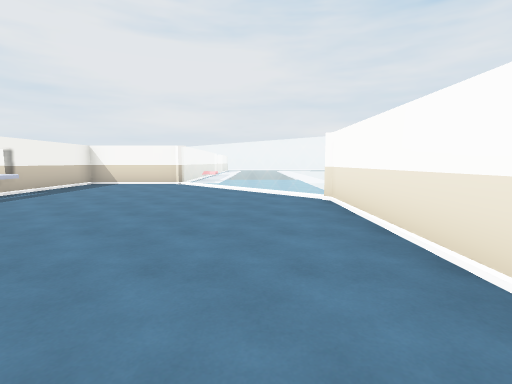
View 1 (above)

15 first-person views from a walk through a scene from a Unity 3-D project. The camera is 1.4 m above the floor, tilts 6° down and sees 85° across. The floor is counted in squares, 2 m on a side. Each view is taken from the middle of a square. On the plan, view 1 faces up. The plan holds only what a view shows up to about 9 squares ahead; the rest is blank. The place goes on beyond the plan. The player is left out. Some animated figures are left out. Door leaves are left out, so doorways stand open.

View 2
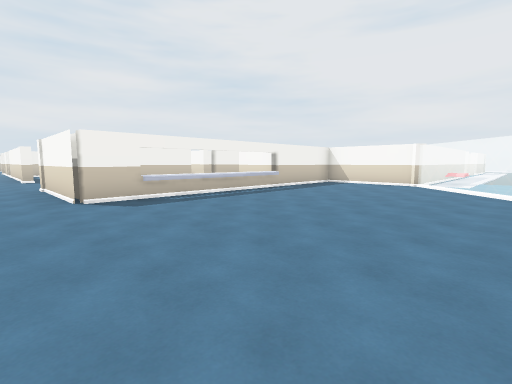

View 3
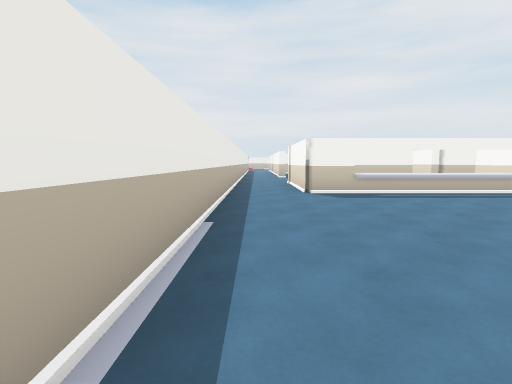

View 4
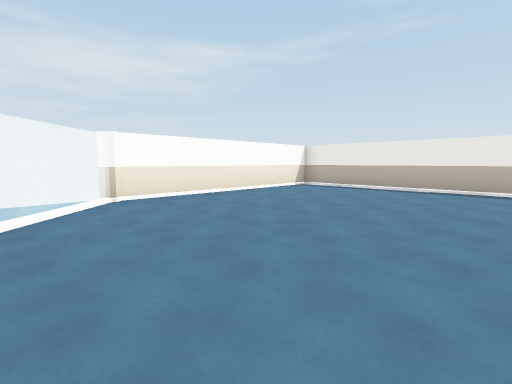

View 5
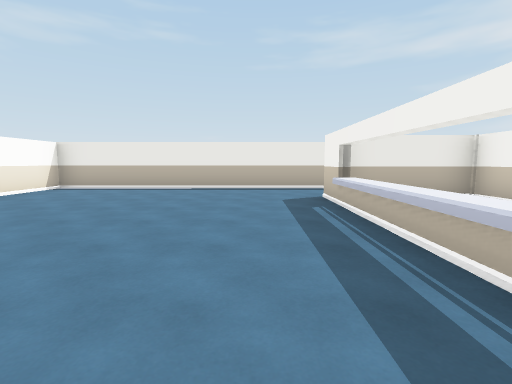

View 6
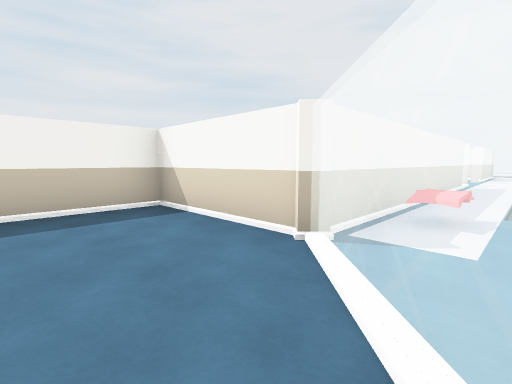

View 7
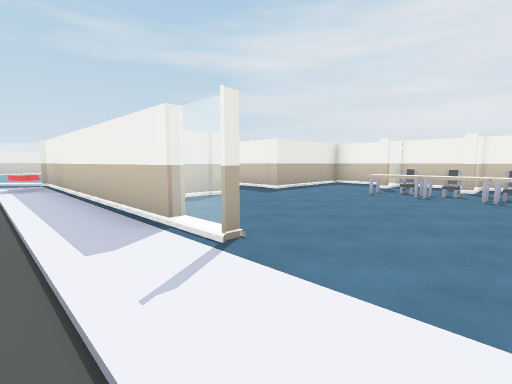

View 8
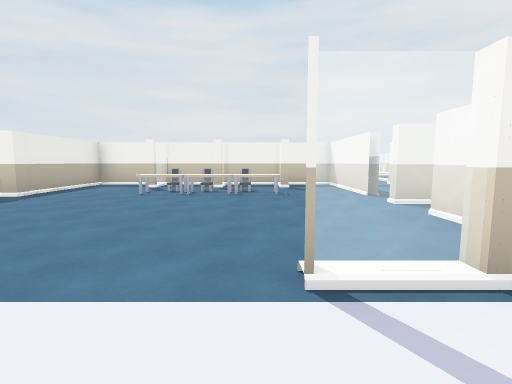

View 9
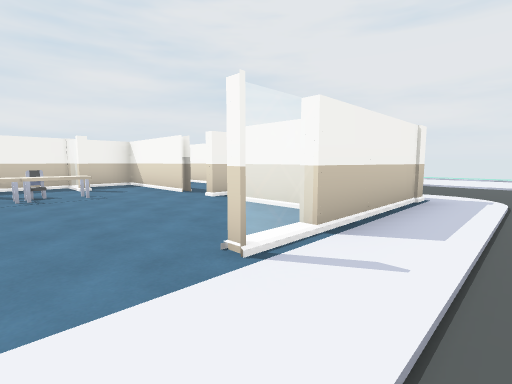

View 10
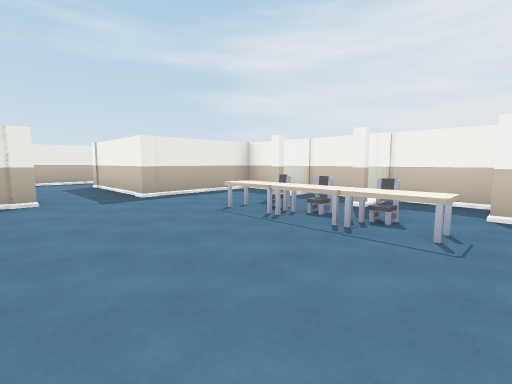

View 11
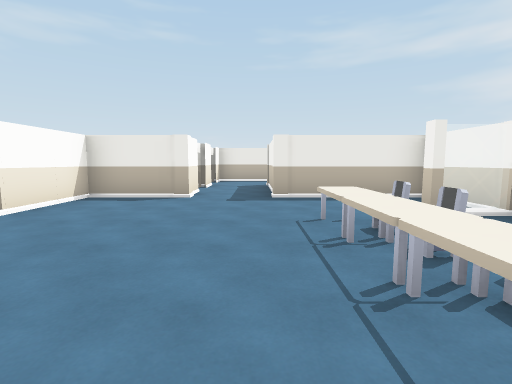

View 12
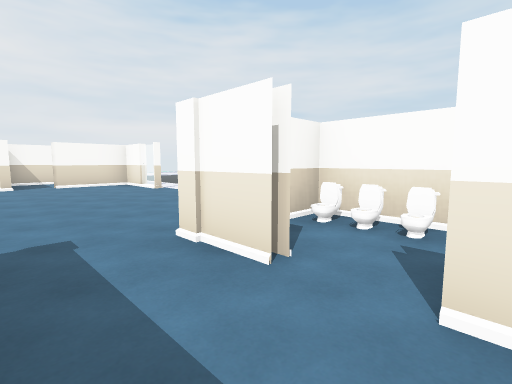

View 13
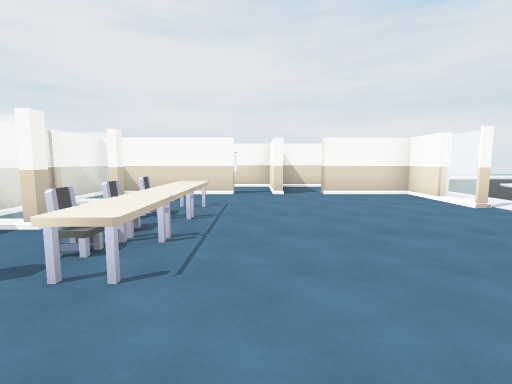

View 14
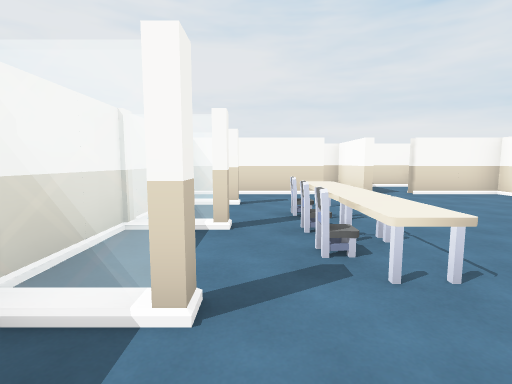

View 15
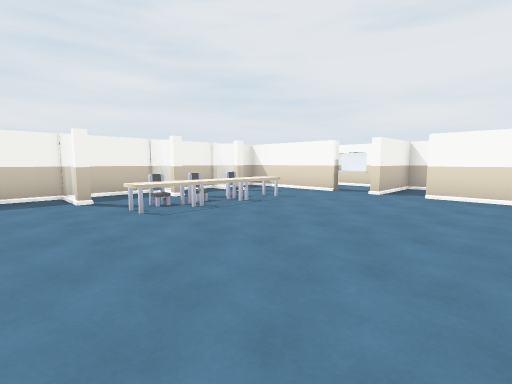

### Floor plan
Ten units are one square. View 1 is at (0, 0); x grows to the right and y downward. Boxes are objects, and circles mark ways between rooms. Rooms are numbered by the first view taken in them; rooms with no view inside come last. Other rooms are left out.
<svg viewBox="-110 -255 140 266">
<path fill="none" stroke="#000" d="M-56 -23 -56 -18M-31 -92 -54 -92 -54 -12M-55 6 14 6 14 -46M-24 -225 -24 -192M-24 -174 -24 -94M-26 -192 -26 -212 -46 -212M-26 -147 -26 -164M-83 -161 -95 -161M-83 -179 -95 -179M-46 -133 -46 -144 -35 -144M-83 -197 -95 -197M-65 -212 -94 -212 -94 -144 -64 -144 -64 -124M-95 -163 -82 -163M-64 -214 -70 -214M-95 -181 -82 -181M-26 -125 -26 -142M-46 -113 -46 -123M-64 -124 -64 -114M-63 -94 -51 -94M-44 -118 -44 -122M-56 -211 -56 -232M-35 -231 -87 -231"/>
<rect x="15" y="-55" width="10" height="10" fill="#bbb"><title>pillar</title></rect>
<rect x="-105" y="-235" width="10" height="10" fill="#bbb"><title>other object</title></rect>
<rect x="-25" y="-95" width="10" height="10" fill="#bbb"><title>pillar</title></rect>
<rect x="-25" y="-115" width="10" height="10" fill="#bbb"><title>other object</title></rect>
<rect x="-25" y="-235" width="10" height="10" fill="#bbb"><title>pillar</title></rect>
<rect x="-75" y="-175" width="10" height="10" fill="#bbb"><title>table</title></rect>
<rect x="-75" y="-185" width="10" height="10" fill="#bbb"><title>table</title></rect>
<rect x="-75" y="-195" width="10" height="10" fill="#bbb"><title>table</title></rect>
<rect x="-65" y="-145" width="10" height="10" fill="#bbb"><title>pillar</title></rect>
<rect x="-55" y="-145" width="10" height="10" fill="#bbb"><title>pillar</title></rect>
<rect x="-35" y="-135" width="10" height="10" fill="#bbb"><title>toilet</title></rect>
<rect x="-35" y="-145" width="10" height="10" fill="#bbb"><title>toilet</title></rect>
<rect x="-65" y="-115" width="10" height="10" fill="#bbb"><title>pillar</title></rect>
<circle cx="-25" cy="-85" r="3" fill="#2a7"/>
<circle cx="-25" cy="-185" r="3" fill="#2a7"/>
<circle cx="-45" cy="-110" r="3" fill="#2a7"/>
<circle cx="-93" cy="-223" r="3" fill="#2a7"/>
<circle cx="-45" cy="-130" r="3" fill="#2a7"/>
<circle cx="-60" cy="-130" r="3" fill="#2a7"/>
<circle cx="-55" cy="-210" r="3" fill="#2a7"/>
<text x="-20" y="-40">1</text>
<text x="-20" y="-250">2</text>
<text x="-50" y="-170">3</text>
<text x="-60" y="-110">4</text>
<text x="-70" y="-220">5</text>
</svg>
Room 1 opens to room 2. Room 2 opens to room 3. Room 2 opens to room 4. Room 2 opens to room 5. Room 3 opens to room 4. Room 3 opens to room 5.

Where each view was taken, in squares from view 1:
view 1: 0 up, 0 right, facing up
view 2: 0 up, 0 right, facing up-left
view 3: 0 up, 1 right, facing left
view 4: 7 up, 4 left, facing down-right
view 5: 7 up, 4 left, facing down
view 6: 7 up, 1 left, facing up-left
view 7: 19 up, 1 left, facing down-left
view 8: 19 up, 1 left, facing left
view 9: 18 up, 1 left, facing up-left
view 10: 20 up, 4 left, facing down-left
view 11: 20 up, 6 left, facing down
view 12: 12 up, 6 left, facing up-right
view 13: 15 up, 6 left, facing up
view 14: 15 up, 8 left, facing up
view 15: 15 up, 3 left, facing up-left
